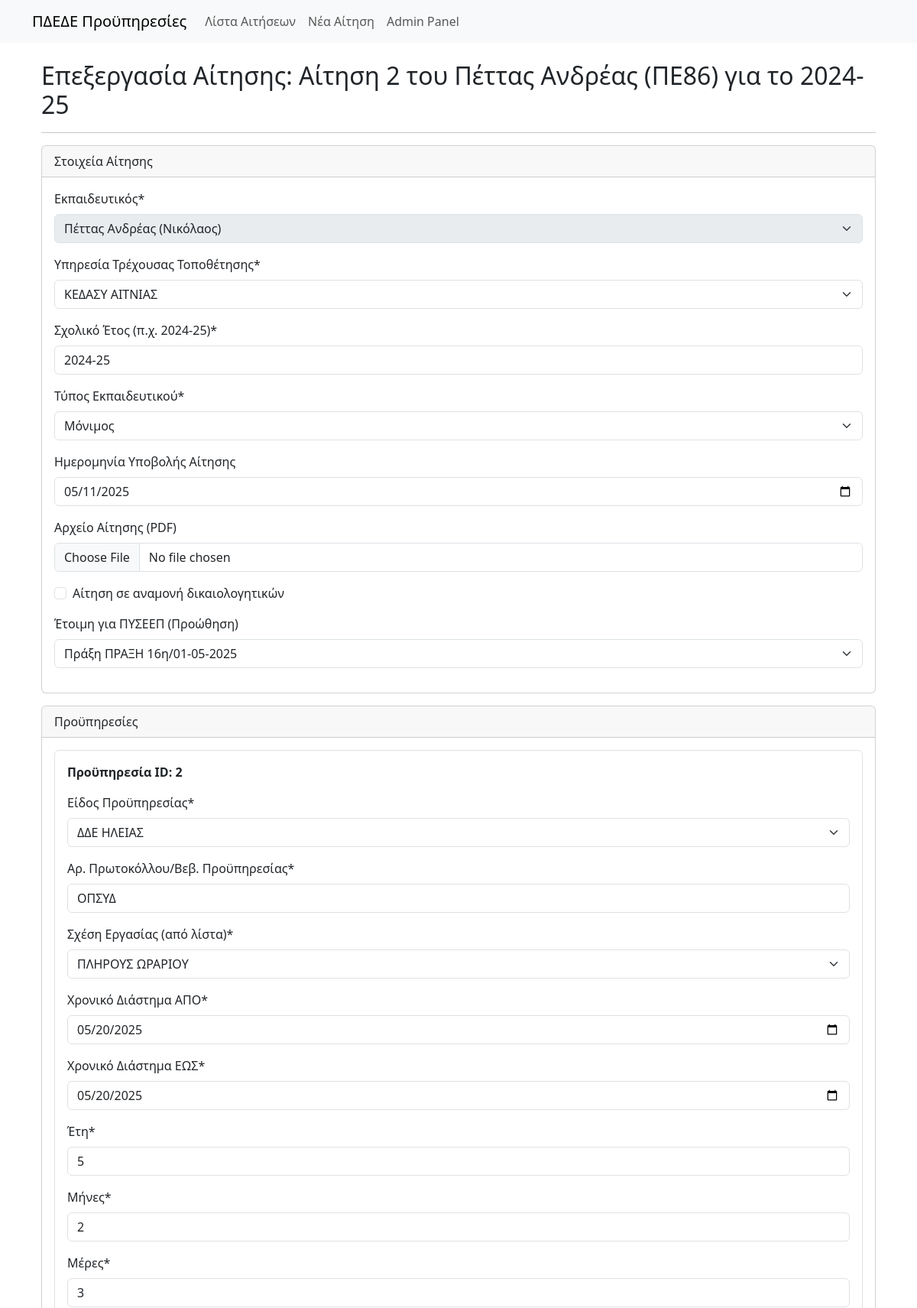
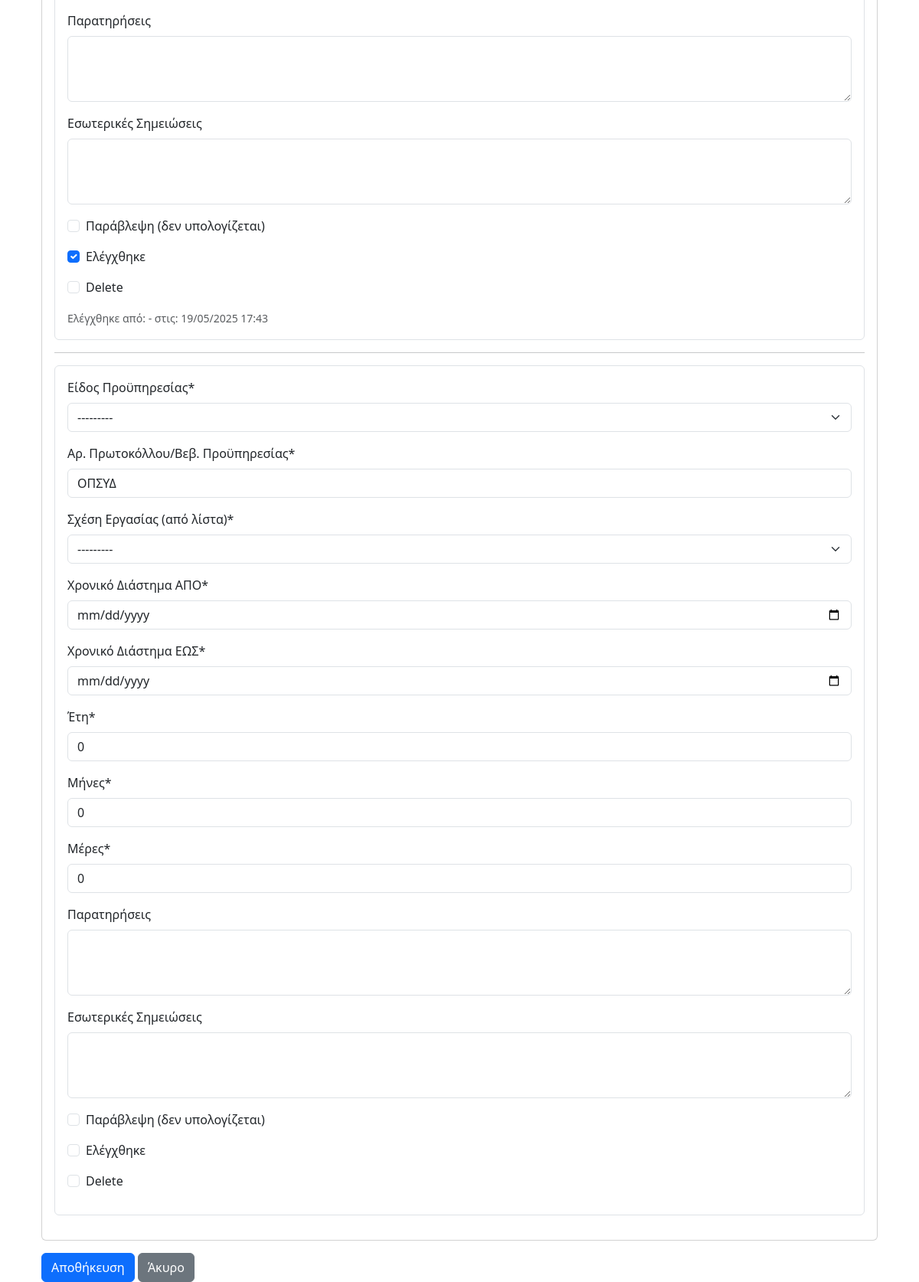
The page /app/aitisi/2/edit/ (signed in) on the database its author committed (2 pictures, top to bottom).
### proypiresies_app/models.py (models this page shows, shortened)
class Aitisi(models.Model):
    TYPOI_EKPAIDEFTIKOU_CHOICES = [
        ('MONIMOS', 'Μόνιμος'),
        ('ANAPLIROTIS', 'Αναπληρωτής'),
    ]
    ekpaideftikos = models.ForeignKey(
        Ekpaideftikos,
        on_delete=models.CASCADE, # Αν διαγραφεί ο εκπαιδευτικός, διαγράφονται και οι αιτήσεις του
        verbose_name="Εκπαιδευτικός"
    )
    ypiresia_trexousas_topothetisis = models.ForeignKey(
        Ypiresia,
        on_delete=models.PROTECT,
        verbose_name="Υπηρεσία Τρέχουσας Τοποθέτησης"
    )
    sxoliko_etos = models.CharField(max_length=9, verbose_name="Σχολικό Έτος (π.χ. 2024-25)") # π.χ. 2023-24
    typos_ekpaideftikou = models.CharField(
        max_length=20,
        choices=TYPOI_EKPAIDEFTIKOU_CHOICES,
        verbose_name="Τύπος Εκπαιδευτικού"
    )
    imerominia_ypovolis = models.DateField(
        blank=True,
        null=True,
        verbose_name="Ημερομηνία Υποβολής Αίτησης"
    )
    arxeio_aitisis_pdf = models.FileField(
        upload_to='aitiseis_pdf/%Y/%m/', # Θα δημιουργήσει υποφακέλους ανά έτος/μήνα
        blank=True,
        null=True,
        verbose_name="Αρχείο Αίτησης (PDF)"
    )
    se_anamoni = models.BooleanField(
        default=False,
        verbose_name="Σε Αναμονή Δικαιολογητικών"
    )
    pyseep_proothisis = models.ForeignKey(
        PYSEEP,
        on_delete=models.SET_NULL, # Αν διαγραφεί το ΠΥΣΕΕΠ, το πεδίο γίνεται null
        blank=True,
        null=True,
        related_name='aitiseis_proothisis',
        verbose_name="Έτοιμη για ΠΥΣΕΕΠ (Προώθηση)"
    )
    pyseep_teliki_apofasi = models.ForeignKey(
        PYSEEP,
        on_delete=models.SET_NULL,
        blank=True,
        null=True,
        related_name='aitiseis_telikes_apofaseis',
        verbose_name="Τελική Απόφαση από ΠΥΣΕΕΠ"
    )
    created_at = models.DateTimeField(auto_now_add=True, verbose_name="Ημερομηνία Δημιουργίας")
    updated_at = models.DateTimeField(auto_now=True, verbose_name="Ημερομηνία Ενημέρωσης")
    def __str__(self):
        return f"Αίτηση {self.id} του {self.ekpaideftikos} για το {self.sxoliko_etos}"
    class Meta:
        verbose_name = "Αίτηση Αναγνώρισης Προϋπηρεσίας"
        verbose_name_plural = "Αιτήσεις Αναγνώρισης Προϋπηρεσιών"
        ordering = ['-created_at']

class Proypiresia(models.Model):
    aitisi = models.ForeignKey(
        Aitisi,
        on_delete=models.CASCADE, # Αν διαγραφεί η αίτηση, διαγράφονται και οι προϋπηρεσίες της
        related_name='proypiresies',
        verbose_name="Αίτηση"
    )
    eidos_proypiresias = models.ForeignKey(
        EidosProypiresias,
        on_delete=models.PROTECT, # Να μην μπορεί να διαγραφεί αν χρησιμοποιείται
        verbose_name="Είδος Προϋπηρεσίας (από λίστα)"
    )
    arithmos_protokollou_vevaiosis = models.CharField(
        max_length=100,
        default="ΟΠΣΥΔ",
        verbose_name="Αρ. Πρωτοκόλλου/Βεβ. Προϋπηρεσίας"
    )
    sxesi_ergasias = models.ForeignKey(
        SxesiErgasias,
        on_delete=models.PROTECT, # Να μην μπορεί να διαγραφεί αν χρησιμοποιείται
        verbose_name="Σχέση Εργασίας (από λίστα)"
    )
    xroniko_diastima_apo = models.DateField(verbose_name="Χρονικό Διάστημα ΑΠΟ")
    xroniko_diastima_eos = models.DateField(verbose_name="Χρονικό Διάστημα ΕΩΣ")
    eti_proypiresias = models.PositiveIntegerField(default=0, verbose_name="Έτη")
    mines_proypiresias = models.PositiveIntegerField(default=0, verbose_name="Μήνες")
    meres_proypiresias = models.PositiveIntegerField(default=0, verbose_name="Μέρες")
    paratiriseis = models.TextField(blank=True, null=True, verbose_name="Παρατηρήσεις")
    esoterikes_simeioseis = models.TextField(blank=True, null=True, verbose_name="Εσωτερικές Σημειώσεις")
    elegxthike = models.BooleanField(default=False, verbose_name="Ελέγχθηκε")
    elegxthike_pote = models.DateTimeField(
        blank=True,
        null=True,
        verbose_name="Ελέγχθηκε στις"
    )
    elegxthike_apo = models.ForeignKey(
        User,
        on_delete=models.SET_NULL,
        blank=True,
        null=True,
        related_name='elegxmenes_proypiresies',
        verbose_name="Ελέγχθηκε από"
    )
    paravlepsi = models.BooleanField(default=False, verbose_name="Παράβλεψη (δεν υπολογίζεται)")
    class Meta:
        verbose_name = "Καταχωρημένη Προϋπηρεσία"
        verbose_name_plural = "Καταχωρημένες Προϋπηρεσίες"
        ordering = ['aitisi', 'xroniko_diastima_apo']

### proypiresies_app/views.py (the view, shortened to what this page needs)
# urls.py: path('aitisi/<int:pk>/edit/', views.AitisiUpdateView.as_view(), name='aitisi_update'),
class AitisiUpdateView(LoginRequiredMixin, SuccessMessageMixin, UpdateView):
    model = Aitisi
    form_class = AitisiForm
    template_name = 'proypiresies_app/aitisi_form.html'
    success_message = "Οι αλλαγές στην αίτηση αποθηκεύτηκαν με επιτυχία!"
    def get_context_data(self, **kwargs):
        data = super().get_context_data(**kwargs)
        if self.request.POST:
            data['proypiresies_formset'] = ProypiresiaFormSet(self.request.POST, self.request.FILES, instance=self.object, prefix='proypiresies')
        else:
            data['proypiresies_formset'] = ProypiresiaFormSet(instance=self.object, prefix='proypiresies')
        data['form_title'] = f"Επεξεργασία Αίτησης: {self.object}"
        return data

### proypiresies_app/forms.py (shortened to what this page needs)
class AitisiForm(forms.ModelForm):
    class Meta:
        model = Aitisi
        fields = [
            'ekpaideftikos', 'ypiresia_trexousas_topothetisis', 'sxoliko_etos',
            'typos_ekpaideftikou', 'imerominia_ypovolis', 'arxeio_aitisis_pdf',
            'se_anamoni', 'pyseep_proothisis' # Το pyseep_teliki_apofasi συνήθως ορίζεται σε ξεχωριστό βήμα
        ]
        widgets = {
            'imerominia_ypovolis': DatePickerInput(),
        }
        labels = {
            'se_anamoni': 'Αίτηση σε αναμονή δικαιολογητικών',
            'pyseep_proothisis': 'Έτοιμη για ΠΥΣΕΕΠ (Προώθηση)',
        }
    def __init__(self, *args, **kwargs):
        super().__init__(*args, **kwargs)
        self.fields['ekpaideftikos'].queryset = Ekpaideftikos.objects.all().order_by('eponymo', 'onoma')
        self.fields['ekpaideftikos'].label_from_instance = lambda obj: f"{obj.eponymo} {obj.onoma} ({obj.patronymo})"
        self.fields['ypiresia_trexousas_topothetisis'].queryset = Ypiresia.objects.all().order_by('onomasia')
        if self.instance and self.instance.pk: # Αν επεξεργαζόμαστε υπάρχουσα αίτηση
            self.fields['ekpaideftikos'].disabled = True

### proypiresies_app/models.py (called while the page is built)
    def __str__(self):
        return f"{self.eponymo} {self.onoma} ({self.eidikotita.eidikotita_sintomi})"

    def __str__(self):
        return self.onomasia

    def __str__(self):
        return f"Πράξη {self.arithmos_praxis}/{self.imerominia_praxis.strftime('%d-%m-%Y')}"

    def __str__(self):
        return self.perigrafi

    def __str__(self):
        return self.perigrafi

### proypiresies_app/templates/proypiresies_app/aitisi_form.html (shortened to what this page needs)
{% extends "proypiresies_app/base.html" %}
{% load static %}
{% load crispy_forms_tags %}
{% block content %}
<div class="container mt-4">
    <h2>{{ form_title }}</h2>
    <hr>
    <form method="post" enctype="multipart/form-data">
        <div class="card mb-3">
            <div class="card-header">
                Στοιχεία Αίτησης
            </div>
            <div class="card-body">
                {{ form|crispy }}
            </div>
        </div>
        <div class="card">
            <div class="card-header">
                Προϋπηρεσίες
            </div>
            <div class="card-body">
                {% for proy_form in proypiresies_formset %}
                    <div class="proypiresia-formset-row mb-3 p-3 border rounded">
                        {% if proy_form.instance.pk %}
                            <p><strong>Προϋπηρεσία ID: {{ proy_form.instance.pk }}</strong></p>
                        {% endif %}
                        {{ proy_form|crispy }}
                        {% if proy_form.instance.pk and proy_form.instance.elegxthike %}
                            <small class="form-text text-muted">
                                Ελέγχθηκε από: {{ proy_form.instance.elegxthike_apo.username|default:"-" }}
                                στις: {{ proy_form.instance.elegxthike_pote|date:"d/m/Y H:i"|default:"-" }}
                            </small>
                        {% endif %}
                    </div>
                    {% if not forloop.last %}<hr>{% endif %}
                {% endfor %}
            </div>
        </div>
        <button type="submit" class="btn btn-primary mt-3">Αποθήκευση</button>
        {% if object %}
        <a href="{% url 'proypiresies_app:aitisi_detail' object.pk %}" class="btn btn-secondary mt-3">Άκυρο</a>
        {% else %}
        <a href="{% url 'proypiresies_app:aitisi_list' %}" class="btn btn-secondary mt-3">Άκυρο</a>
        {% endif %}
    </form>
</div>
{% endblock %}

### rows shown on the page
Aitisi: ekpaideftikos "Πέττας Ανδρέας (Νικόλαος)", ypiresia_trexousas_topothetisis "ΚΕΔΑΣΥ ΑΙΤΝΙΑΣ", sxoliko_etos "2024-25", typos_ekpaideftikou "Μόνιμος", imerominia_ypovolis "05/11/2025", pyseep_proothisis "Πράξη ΠΡΑΞΗ 16η/01-05-2025"
Proypiresia: instance.pk "2", instance.elegxthike_apo.username "-", instance.elegxthike_pote "19/05/2025 17:43"
